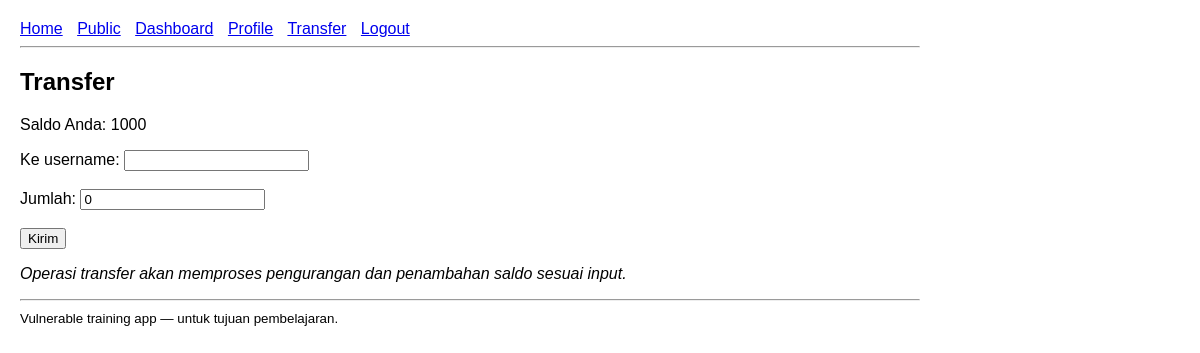
The page /transfer (signed in) on the database as committed earlier.
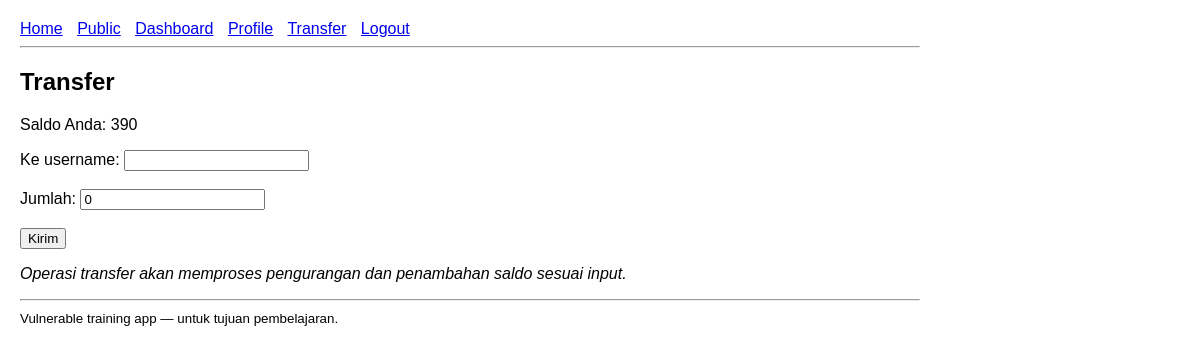
The same page on the database as committed later.
### tables this page shows
CREATE TABLE accounts (
    id INTEGER PRIMARY KEY AUTOINCREMENT,
    user_id INTEGER,
    balance INTEGER,
    FOREIGN KEY(user_id) REFERENCES users(id)
);

### app.py (the view, shortened to what this page needs)
@app.route("/transfer", methods=["GET","POST"])
@login_required
def transfer():
    db = get_db()
    user_id = session["user_id"]
    account = db.execute("SELECT * FROM accounts WHERE user_id = ?", (user_id,)).fetchone()
    return render_template("transfer.html", account=account, csrf_token=generate_csrf_token())

### app.py (called while the page is built)
def generate_csrf_token():
    token = secrets.token_hex(16)
    session['csrf_token'] = token
    return token

def get_db():
    db = getattr(g, "_database", None)
    if db is None:
        db = g._database = sqlite3.connect(DATABASE)
        db.row_factory = sqlite3.Row
    return db

@app.teardown_appcontext
def close_connection(exc):
    db = getattr(g, "_database", None)
    if db is not None:
        db.close()

def login_required(fn):
    from functools import wraps
    @wraps(fn)
    def wrapper(*args, **kwargs):
        if "user_id" not in session:
            return redirect(url_for("login"))
        return fn(*args, **kwargs)
    return wrapper

### templates/transfer.html (shortened to what this page needs)
{% extends "base.html" %}
{% block content %}
<h2>Transfer</h2>
<p>Saldo Anda: {{ account.balance }}</p>
<form method="post">
  <label>Ke username: <input name="to_user"></label><br><br>
  <label>Jumlah: <input name="amount" type="number" value="0"></label><br><br>
  <button type="submit">Kirim</button>
</form>
<p><em>Operasi transfer akan memproses pengurangan dan penambahan saldo sesuai input.</em></p>
{% endblock %}

Rows that differ between the two databases and show on the page:
changed accounts: balance "1000" → "390"
